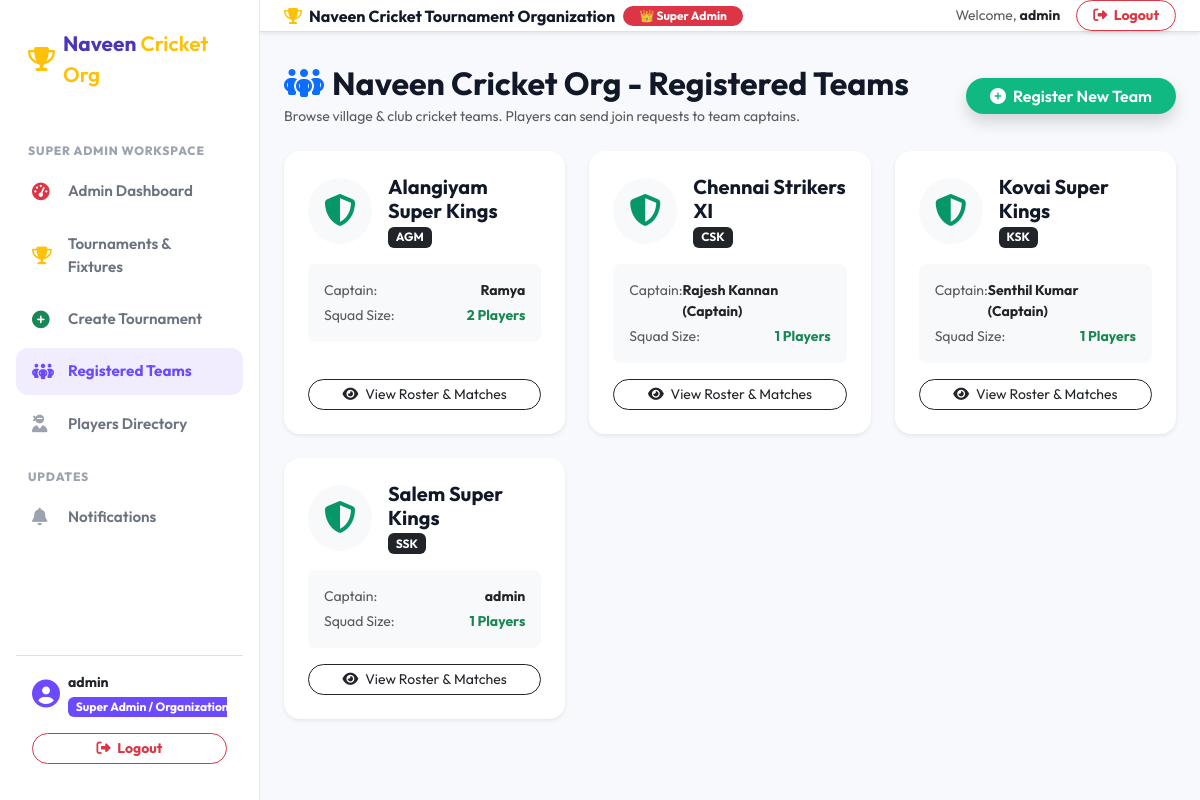
Screenshot of /teams/ (signed in) with the database file from the repository.
### apps/accounts/models.py (models this page shows, shortened)
class User(AbstractUser):
    class Role(models.TextChoices):
        ADMIN = 'ADMIN', 'Super Admin / Organization Head'
        CAPTAIN = 'CAPTAIN', 'Team Captain / Owner'
        ORGANIZER = 'ORGANIZER', 'Tournament Organizer'
        PLAYER = 'PLAYER', 'Cricket Player'
    role = models.CharField(
        max_length=20,
        choices=Role.choices,
        default=Role.PLAYER
    )
    phone_number = models.CharField(max_length=15, blank=True, null=True)
    profile_picture = models.ImageField(upload_to='profile_pics/', blank=True, null=True)
    bio = models.TextField(blank=True, null=True)
    is_approved_organizer = models.BooleanField(default=True)
    created_at = models.DateTimeField(auto_now_add=True)
    @property
    def is_admin_role(self):
        return self.role == self.Role.ADMIN or self.is_superuser
    @property
    def is_captain_role(self):
        return self.role in [self.Role.CAPTAIN, self.Role.ORGANIZER] or (hasattr(self, 'created_teams') and self.created_teams.exists())

### apps/teams/models.py (models this page shows, shortened)
class Team(models.Model):
    name = models.CharField(max_length=150)
    short_code = models.CharField(max_length=10)
    logo = models.ImageField(upload_to='team_logos/', blank=True, null=True)
    district = models.ForeignKey('locations.District', on_delete=models.SET_NULL, null=True, blank=True, related_name='teams')
    taluk = models.ForeignKey('locations.Taluk', on_delete=models.SET_NULL, null=True, blank=True, related_name='teams')
    village = models.ForeignKey('locations.Village', on_delete=models.SET_NULL, null=True, blank=True, related_name='teams')
    captain = models.ForeignKey('players.PlayerProfile', on_delete=models.SET_NULL, null=True, blank=True, related_name='captain_teams')
    vice_captain = models.ForeignKey('players.PlayerProfile', on_delete=models.SET_NULL, null=True, blank=True, related_name='vice_captain_teams')
    created_by = models.ForeignKey(settings.AUTH_USER_MODEL, on_delete=models.CASCADE, related_name='created_teams')
    created_at = models.DateTimeField(auto_now_add=True)
    class Meta:
        ordering = ['name']
    @property
    def total_players(self):
        return self.members.count()

### apps/players/models.py (models this page shows, shortened)
class PlayerProfile(models.Model):
    class Gender(models.TextChoices):
        MALE = 'MALE', 'Male'
        FEMALE = 'FEMALE', 'Female'
        OTHER = 'OTHER', 'Other'
    class PlayingRole(models.TextChoices):
        BATSMAN = 'BATSMAN', 'Batsman'
        BOWLER = 'BOWLER', 'Bowler'
        ALL_ROUNDER = 'ALL_ROUNDER', 'All-Rounder'
        WICKET_KEEPER = 'WICKET_KEEPER', 'Wicket-Keeper / Batsman'
    class BattingStyle(models.TextChoices):
        RIGHT_HAND = 'RIGHT_HAND', 'Right Hand'
        LEFT_HAND = 'LEFT_HAND', 'Left Hand'
    class BattingPosition(models.TextChoices):
        OPENING = 'OPENING', 'Opening'
        TOP_ORDER = 'TOP_ORDER', 'Top Order'
        MIDDLE_ORDER = 'MIDDLE_ORDER', 'Middle Order'
        LOWER_ORDER = 'LOWER_ORDER', 'Lower Order'
        FINISHER = 'FINISHER', 'Finisher'
    class BowlingStyle(models.TextChoices):
        RIGHT_ARM_FAST = 'RIGHT_ARM_FAST', 'Right Arm Fast'
        RIGHT_ARM_MEDIUM = 'RIGHT_ARM_MEDIUM', 'Right Arm Medium'
        RIGHT_ARM_SPIN = 'RIGHT_ARM_SPIN', 'Right Arm Spin'
        LEFT_ARM_FAST = 'LEFT_ARM_FAST', 'Left Arm Fast'
        LEFT_ARM_MEDIUM = 'LEFT_ARM_MEDIUM', 'Left Arm Medium'
        LEFT_ARM_SPIN = 'LEFT_ARM_SPIN', 'Left Arm Spin'
        NONE = 'NONE', 'None / Non-Bowler'
    class BowlingType(models.TextChoices):
        PACE = 'PACE', 'Pace'
        SPIN = 'SPIN', 'Spin'
        NONE = 'NONE', 'None'
    class Status(models.TextChoices):
        AVAILABLE = 'AVAILABLE', 'Available'
        IN_TEAM = 'IN_TEAM', 'Assigned to Team'
        INACTIVE = 'INACTIVE', 'Inactive'
    user = models.OneToOneField(settings.AUTH_USER_MODEL, on_delete=models.CASCADE, related_name='player_profile')
    full_name = models.CharField(max_length=150)
    date_of_birth = models.DateField(blank=True, null=True)
    gender = models.CharField(max_length=10, choices=Gender.choices, default=Gender.MALE)
    mobile_number = models.CharField(max_length=15)
    playing_experience_years = models.PositiveIntegerField(default=1, help_text="Experience in years")
    district = models.ForeignKey('locations.District', on_delete=models.SET_NULL, null=True, blank=True, related_name='players')
    taluk = models.ForeignKey('locations.Taluk', on_delete=models.SET_NULL, null=True, blank=True, related_name='players')
    village = models.ForeignKey('locations.Village', on_delete=models.SET_NULL, null=True, blank=True, related_name='players')
    playing_role = models.CharField(max_length=30, choices=PlayingRole.choices, default=PlayingRole.ALL_ROUNDER)
    primary_role = models.CharField(max_length=30, choices=PlayingRole.choices, default=PlayingRole.ALL_ROUNDER)
    secondary_role = models.CharField(max_length=30, choices=PlayingRole.choices, default=PlayingRole.BATSMAN)
    batting_style = models.CharField(max_length=30, choices=BattingStyle.choices, default=BattingStyle.RIGHT_HAND)
    batting_position = models.CharField(max_length=30, choices=BattingPosition.choices, default=BattingPosition.MIDDLE_ORDER)
    bowling_style = models.CharField(max_length=30, choices=BowlingStyle.choices, default=BowlingStyle.RIGHT_ARM_SPIN)
    bowling_type = models.CharField(max_length=15, choices=BowlingType.choices, default=BowlingType.SPIN)
    jersey_number = models.PositiveIntegerField(blank=True, null=True)
    preferred_position = models.CharField(max_length=50, blank=True, null=True, help_text="e.g. No. 3 Batsman / Death Bowler")
    bio = models.TextField(blank=True, null=True)
    current_team = models.ForeignKey('teams.Team', on_delete=models.SET_NULL, null=True, blank=True, related_name='members')
    player_status = models.CharField(max_length=20, choices=Status.choices, default=Status.AVAILABLE)
    profile_photo = models.ImageField(upload_to='player_photos/', blank=True, null=True)
    created_at = models.DateTimeField(auto_now_add=True)

### apps/teams/views.py (the view)
# urls.py: path('', team_list_view, name='team_list'),
@login_required(login_url='login')
def team_list_view(request):
    teams = Team.objects.all().select_related('captain', 'created_by')
    player_profile = getattr(request.user, 'player_profile', None)
    pending_team_ids = []
    if player_profile:
        pending_team_ids = list(TeamJoinRequest.objects.filter(
            player=player_profile,
            status=TeamJoinRequest.Status.PENDING
        ).values_list('team_id', flat=True))
    return render(request, 'teams/team_list.html', {
        'teams': teams,
        'player_profile': player_profile,
        'pending_team_ids': pending_team_ids,
    })

### templates/teams/team_list.html (shortened to what this page needs)
{% extends 'base.html' %}
{% block content %}
<div class="d-flex justify-content-between align-items-center mb-4">
    <div>
        <h2 class="fw-bold text-navy mb-1"><i class="fa-solid fa-people-group text-primary me-2"></i>Naveen Cricket Org - Registered Teams</h2>
        <p class="text-muted small mb-0">Browse village & club cricket teams. Players can send join requests to team captains.</p>
    </div>
    {% if user.is_authenticated and user.is_captain_role %}
        <a href="{% url 'team_create' %}" class="btn btn-emerald rounded-pill px-4 shadow">
            <i class="fa-solid fa-plus-circle me-1"></i> Register New Team
        </a>
    {% endif %}
</div>
<div class="row g-4">
    {% for team in teams %}
        <div class="col-md-6 col-lg-4">
            <div class="card border-0 shadow-sm rounded-4 h-100 p-4 bg-white d-flex flex-column">
                <div class="d-flex align-items-center mb-3">
                    {% if team.logo %}
                        <img src="{{ team.logo.url }}" class="rounded-circle shadow me-3" style="width: 55px; height: 55px; object-fit: cover;" alt="">
                    {% else %}
                        <div class="me-3 p-3 bg-light rounded-circle text-emerald">
                            <i class="fa-solid fa-shield-halved fs-2"></i>
                        </div>
                    {% endif %}
                    <div>
                        <h5 class="fw-bold text-navy mb-0">{{ team.name }}</h5>
                        <span class="badge bg-dark">{{ team.short_code }}</span>
                    </div>
                </div>
                <div class="bg-light p-3 rounded-3 mb-3 small">
                    <div class="d-flex justify-content-between mb-1">
                        <span class="text-muted">Captain:</span>
                        <span class="fw-bold">{{ team.captain.full_name|default:team.created_by.username }}</span>
                    </div>
                    <div class="d-flex justify-content-between">
                        <span class="text-muted">Squad Size:</span>
                        <span class="fw-bold text-success">{{ team.total_players }} Players</span>
                    </div>
                </div>
                <div class="mt-auto d-flex flex-column gap-2">
                    <a href="{% url 'team_detail' team.id %}" class="btn btn-outline-dark w-100 rounded-pill btn-sm">
                        <i class="fa-solid fa-eye me-1"></i> View Roster & Matches
                    </a>
                </div>
            </div>
        </div>
    {% empty %}
        <div class="col-12 text-center py-5 text-muted">No teams registered yet.</div>
    {% endfor %}
</div>
{% endblock %}

### templates/base.html (shortened to what this page needs)
{% load static %}
<!DOCTYPE html>
<html lang="en">
<head>
    <link href="https://cdn.jsdelivr.net/npm/bootstrap@5.3.2/dist/css/bootstrap.min.css" rel="stylesheet">
    <link rel="stylesheet" href="https://cdnjs.cloudflare.com/ajax/libs/font-awesome/6.4.2/css/all.min.css">
    <link rel="stylesheet" href="{% static 'css/style.css' %}">
</head>
<body>
    <div class="app-wrapper">
        {% if user.is_authenticated and request.resolver_match.url_name != 'login' and request.resolver_match.url_name != 'register' %}
            <aside class="app-sidebar d-none d-lg-flex">
                <a href="{% url 'home' %}" class="sidebar-brand">
                    <i class="fa-solid fa-trophy text-warning"></i>
                    <span class="fw-bold">Naveen<span class="text-warning fw-semibold"> Cricket Org</span></span>
                </a>
                <ul class="sidebar-menu">
                    {% if user.is_admin_role %}
                        <div class="sidebar-section-title">Super Admin Workspace</div>
                        <li class="sidebar-item">
                            <a href="{% url 'admin_dashboard' %}" class="sidebar-link {% if 'dashboard/admin' in request.path %}active{% endif %}">
                                <i class="fa-solid fa-gauge-high text-danger"></i> Admin Dashboard
                            </a>
                        </li>
                        <li class="sidebar-item">
                            <a href="{% url 'tournament_list' %}" class="sidebar-link {% if 'tournaments' in request.path %}active{% endif %}">
                                <i class="fa-solid fa-trophy text-warning"></i> Tournaments & Fixtures
                            </a>
                        </li>
                        <li class="sidebar-item">
                            <a href="{% url 'tournament_create' %}" class="sidebar-link {% if 'tournaments/create' in request.path %}active{% endif %}">
                                <i class="fa-solid fa-plus-circle text-success"></i> Create Tournament
                            </a>
                        </li>
                        <li class="sidebar-item">
                            <a href="{% url 'team_list' %}" class="sidebar-link {% if 'teams' in request.path %}active{% endif %}">
                                <i class="fa-solid fa-people-group"></i> Registered Teams
                            </a>
                        </li>
                        <li class="sidebar-item">
                            <a href="{% url 'player_list' %}" class="sidebar-link {% if 'players' in request.path and 'edit' not in request.path %}active{% endif %}">
                                <i class="fa-solid fa-user-ninja"></i> Players Directory
                            </a>
                        </li>
                    {% endif %}
                    <div class="sidebar-section-title">Updates</div>
                    <li class="sidebar-item">
                        <a href="{% url 'notification_list' %}" class="sidebar-link {% if 'notifications' in request.path %}active{% endif %}">
                            <i class="fa-solid fa-bell"></i> Notifications
                        </a>
                    </li>
                </ul>
                <div class="sidebar-user mt-auto p-3 border-top">
                    <div class="d-flex align-items-center mb-3">
                        <i class="fa-solid fa-circle-user fs-3 text-purple me-2"></i>
                        <div class="overflow-hidden">
                            <strong class="d-block text-truncate text-dark small">{{ user.username }}</strong>
                            <small class="badge bg-purple">{{ user.get_role_display }}</small>
                        </div>
                    </div>
                    <form method="post" action="{% url 'logout' %}">
                        <button type="submit" class="btn btn-sm btn-outline-danger w-100 rounded-pill fw-bold">
                            <i class="fa-solid fa-right-from-bracket me-1"></i> Logout
                        </button>
                    </form>
                </div>
            </aside>
        {% endif %}
        <div class="app-content" >
            {% if user.is_authenticated and request.resolver_match.url_name != 'login' and request.resolver_match.url_name != 'register' %}
                <div class="d-none d-lg-flex justify-content-between align-items-center bg-white border-bottom px-4 py-2.5 shadow-sm">
                    <div class="d-flex align-items-center gap-2">
                        <span class="fw-bold text-navy fs-6"><i class="fa-solid fa-trophy text-warning me-1"></i> Naveen Cricket Tournament Organization</span>
                        {% if user.is_admin_role %}
                            <span class="badge bg-danger rounded-pill px-3 py-1">👑 Super Admin</span>
                        {% elif user.is_captain_role %}
                            <span class="badge bg-warning text-dark rounded-pill px-3 py-1">🏏 Team Captain</span>
                        {% else %}
                            <span class="badge bg-success rounded-pill px-3 py-1">🏃 Cricket Player</span>
                        {% endif %}
                    </div>
                    <div class="d-flex align-items-center gap-3">
                        <span class="small text-muted">Welcome, <strong class="text-dark">{{ user.first_name|default:user.username }}</strong></span>
                        <form method="post" action="{% url 'logout' %}" class="d-inline">
                            <button type="submit" class="btn btn-outline-danger btn-sm rounded-pill px-3 fw-bold shadow-sm">
                                <i class="fa-solid fa-right-from-bracket me-1"></i> Logout
                            </button>
                        </form>
                    </div>
                </div>
            {% endif %}
            <main class="container-fluid px-4 my-3 flex-grow-1">
                {% block content %}{% endblock %}
            </main>
        </div>
    </div>
</body>
</html>

### rows the page displays
User: username "admin", role "Super Admin /…", first_name "admin"
Team: name "Alangiyam Super Kings", short_code "AGM", captain.full_name "Ramya", total_players "2"
Team: name "Chennai Strikers XI", short_code "CSK", captain.full_name "Rajesh Kannan (Captain)", total_players "1"
Team: name "Kovai Super Kings", short_code "KSK", captain.full_name "Senthil Kumar (Captain)", total_players "1"
Team: name "Salem Super Kings", short_code "SSK", captain.full_name "admin", total_players "1"
